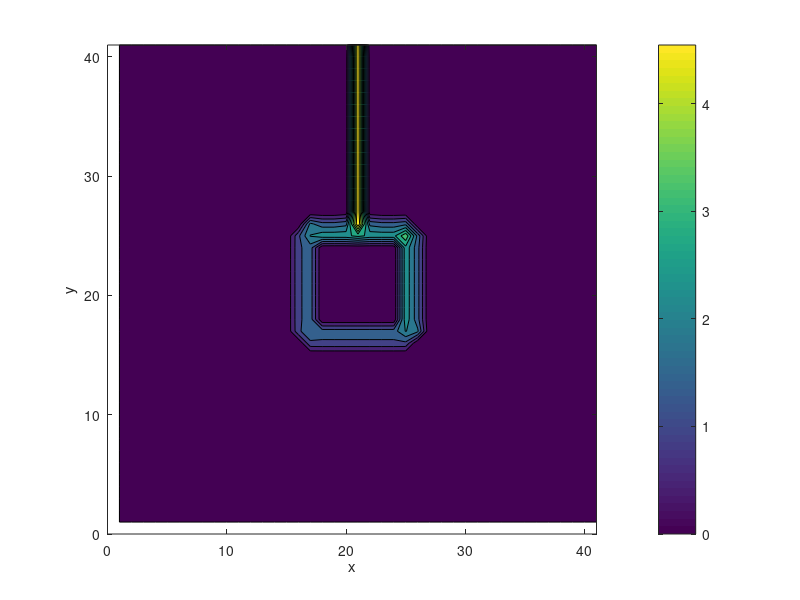

The MATLAB script that drew this image:
% 2d Laminar flow
clear; clc;

% Gitter
nx = 41; ny = 41;
Lx = 1; Ly = 1;
dx = Lx/(nx-1);
dy = Ly/(ny-1);

% Parameter
rho = 1000; % kg/m^3
nu = 1e-3;
dt = 0.001;
nt = 18;

% Fields
u = zeros(ny,nx);
v = zeros(ny,nx);
p = ones(ny,nx)*1e+5;

for n = 1:nt
    un = u;
    vn = v;

    % Velocity updates
    u(2:end-1,2:end-1) = un(2:end-1,2:end-1) ...
        - dt/dx * un(2:end-1,2:end-1) .* (un(2:end-1,2:end-1) - un(2:end-1,1:end-2)) ...
        - dt/dy * vn(2:end-1,2:end-1) .* (un(2:end-1,2:end-1) - un(1:end-2,2:end-1)) ...
        - dt/(2*rho*dx) * (p(2:end-1,3:end) - p(2:end-1,1:end-2)) ...
        + nu * (dt/dx^2 * (un(2:end-1,3:end) - 2*un(2:end-1,2:end-1) + un(2:end-1,1:end-2)) ...
        + dt/dy^2 * (un(3:end,2:end-1) - 2*un(2:end-1,2:end-1) + un(1:end-2,2:end-1)));

    v(2:end-1,2:end-1) = vn(2:end-1,2:end-1) ...
        - dt/dx * un(2:end-1,2:end-1) .* (vn(2:end-1,2:end-1) - vn(2:end-1,1:end-2)) ...
        - dt/dy * vn(2:end-1,2:end-1) .* (vn(2:end-1,2:end-1) - vn(1:end-2,2:end-1)) ...
        - dt/(2*rho*dy) * (p(3:end,2:end-1) - p(1:end-2,2:end-1)) ...
        + nu * (dt/dx^2 * (vn(2:end-1,3:end) - 2*vn(2:end-1,2:end-1) + vn(2:end-1,1:end-2)) ...
        + dt/dy^2 * (vn(3:end,2:end-1) - 2*vn(2:end-1,2:end-1) + vn(1:end-2,2:end-1)));

    % Boundaries
    v(26:end,end-20) = -5;
    p(17:25,17:25) = 0.95e+5;

speed = sqrt(u.^2 + v.^2);
Re=rho * speed .* Lx / nu;
[dudx, dudy] = gradient(u, dx, dy);

contourf(speed)
%quiver(u,v)
xlim([0 nx])
ylim([0 ny])
colorbar
xlabel('x')
ylabel('y')
axis equal
drawnow
end
